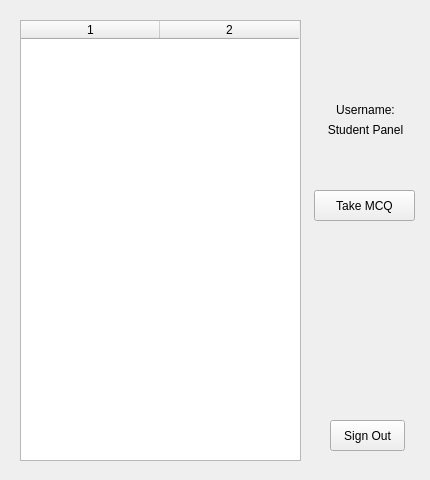
<?xml version="1.0" encoding="UTF-8"?>
<ui version="4.0">
 <class>UserWindow</class>
 <widget class="QWidget" name="UserWindow">
  <property name="geometry">
   <rect>
    <x>0</x>
    <y>0</y>
    <width>430</width>
    <height>480</height>
   </rect>
  </property>
  <property name="windowTitle">
   <string>Form</string>
  </property>
  <widget class="QTableWidget" name="table_mcqs">
   <property name="geometry">
    <rect>
     <x>20</x>
     <y>20</y>
     <width>281</width>
     <height>441</height>
    </rect>
   </property>
   <property name="sortingEnabled">
    <bool>false</bool>
   </property>
   <property name="columnCount">
    <number>2</number>
   </property>
   <attribute name="horizontalHeaderDefaultSectionSize">
    <number>139</number>
   </attribute>
   <column/>
   <column/>
  </widget>
  <widget class="QPushButton" name="button_signout">
   <property name="geometry">
    <rect>
     <x>330</x>
     <y>420</y>
     <width>75</width>
     <height>31</height>
    </rect>
   </property>
   <property name="text">
    <string>Sign Out</string>
   </property>
  </widget>
  <widget class="QPushButton" name="button_take">
   <property name="geometry">
    <rect>
     <x>314</x>
     <y>190</y>
     <width>101</width>
     <height>31</height>
    </rect>
   </property>
   <property name="text">
    <string>Take MCQ</string>
   </property>
   <property name="default">
    <bool>false</bool>
   </property>
   <property name="flat">
    <bool>false</bool>
   </property>
  </widget>
  <widget class="QLabel" name="label_username">
   <property name="geometry">
    <rect>
     <x>300</x>
     <y>120</y>
     <width>131</width>
     <height>20</height>
    </rect>
   </property>
   <property name="text">
    <string>Student Panel</string>
   </property>
   <property name="alignment">
    <set>Qt::AlignCenter</set>
   </property>
  </widget>
  <widget class="QLabel" name="label_username_2">
   <property name="geometry">
    <rect>
     <x>300</x>
     <y>100</y>
     <width>131</width>
     <height>20</height>
    </rect>
   </property>
   <property name="text">
    <string>Username:</string>
   </property>
   <property name="alignment">
    <set>Qt::AlignCenter</set>
   </property>
  </widget>
 </widget>
 <resources/>
 <connections/>
</ui>
